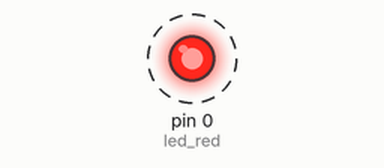
Recording of a sketch running on a simulated Arduino Uno, built with avr-gcc and run on an emulated ATmega328P. Shown: output pins drawn as LEDs (lit = HIGH). Dashed ring = blinking.

Above: at 0.5 s.
Timing chart, 0 to 4.6 s (numbered marks = the images above):
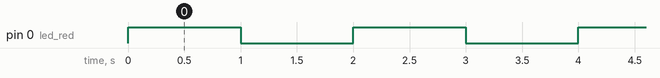

Measured:
- by itself, pin 0 (led_red): alternates HIGH for 1.0 s and LOW for 1.0 s

The sketch:

editing_components1.ino
```cpp
int led_red = 0; // the red LED is connected to Pin 0 of the Arduino
int led_yellow = 1; // the yellow LED is connected to Pin 1 of the Arduino
int led_green = 2; // the green LED is connected to Pin 2 of the Arduino
/*
void setup() {
  // set up all the LEDs as OUTPUT
  pinMode(led_red, OUTPUT);
  pinMode(led_yellow, OUTPUT);
  pinMode(led_green, OUTPUT);
}

void loop() {
  // turn the green LED on and the other LEDs off
  digitalWrite(led_red, LOW);
  digitalWrite(led_yellow, LOW);
  digitalWrite(led_green, HIGH);
  delay(2000);    // wait 2 seconds

  // turn the yellow LED on and the other LEDs off
  digitalWrite(led_red, LOW);
  digitalWrite(led_yellow, HIGH);
  digitalWrite(led_green, LOW);
  delay(1000);   // wait 1 second

  // turn the red LED on and the other LEDs off
  digitalWrite(led_red, HIGH);
  digitalWrite(led_yellow, LOW);
  digitalWrite(led_green, LOW);
  delay(3000);  // wait 3 seconds
}
*/

// the setup function runs once when you press reset or power the board
void setup() {
  // initialize digital pin LED_BUILTIN as an output.
  pinMode(led_red, OUTPUT);
}

// the loop function runs over and over again forever
void loop() {
  digitalWrite(led_red, HIGH);   // turn the LED on (HIGH is the voltage level)
  delay(1000);                       // wait for a second
  digitalWrite(led_red, LOW);    // turn the LED off by making the voltage LOW
  delay(1000);                       // wait for a second
}
```
